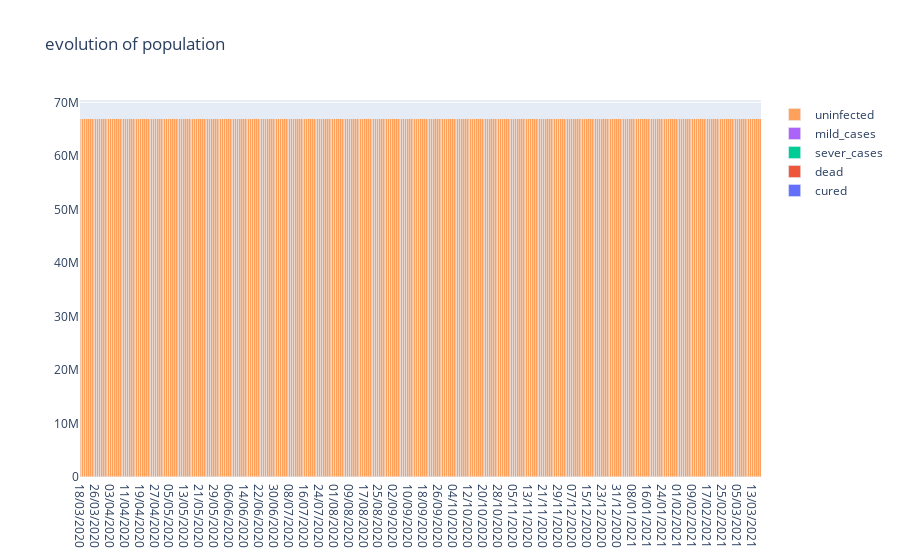
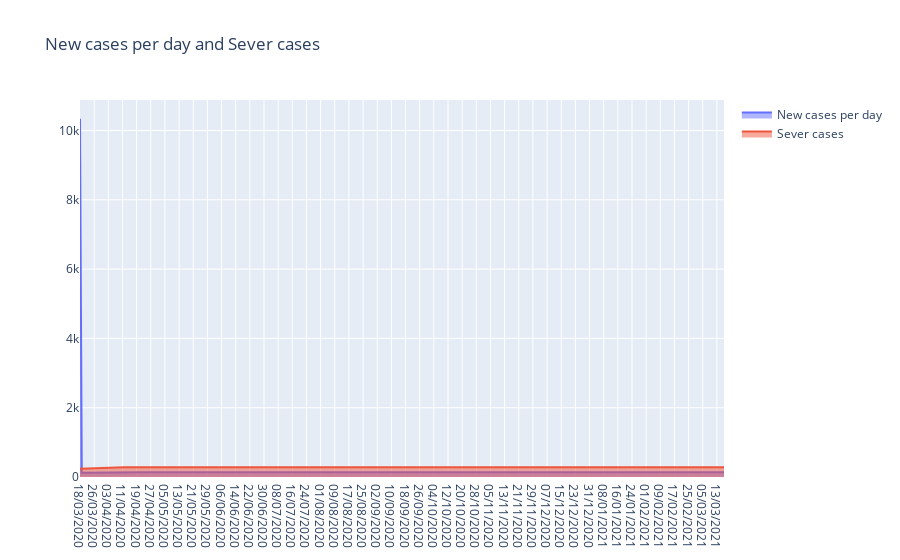

Notebook cell for these charts, in order:
### Markdown cell above
# France after lockdown
Lets imagine that the lockdown is just a little bit less efficient than in China and that the doubling time is around 20

### Code cell
plot(66900000, 70, 12000, number_of_days_to_simulate=365)

### Figure 1 — Plotly figure (JSON) as saved in the notebook; plotly's stock layout.template omitted (floating-point values rounded to 4 significant figures; data arrays with more than 128 entries replaced by an {"elided": "..."} marker saying what was removed)
{"data": [{"name": "cured", "type": "bar", "x": {"elided": "365 str values"}, "y": {"elided": "365 float values"}}, {"name": "dead", "type": "bar", "x": {"elided": "365 str values"}, "y": {"elided": "365 float values"}}, {"name": "sever_cases", "type": "bar", "x": {"elided": "365 str values"}, "y": {"elided": "365 float values"}}, {"name": "mild_cases", "type": "bar", "x": {"elided": "365 str values"}, "y": {"elided": "365 float values"}}, {"name": "uninfected", "type": "bar", "x": {"elided": "365 str values"}, "y": {"elided": "365 float values"}}], "layout": {"bargap": 0, "bargroupgap": 0, "barmode": "stack", "title": {"text": "evolution of population"}}}

### Figure 2 — Plotly figure (JSON) as saved in the notebook; plotly's stock layout.template omitted (floating-point values rounded to 4 significant figures; data arrays with more than 128 entries replaced by an {"elided": "..."} marker saying what was removed)
{"data": [{"fill": "tozeroy", "name": "New cases per day", "type": "scatter", "x": {"elided": "365 str values"}, "y": {"elided": "365 float values"}}, {"fill": "tozeroy", "name": "Sever cases", "type": "scatter", "x": {"elided": "365 str values"}, "y": {"elided": "365 float values"}}], "layout": {"title": {"text": "New cases per day and Sever cases"}}}
